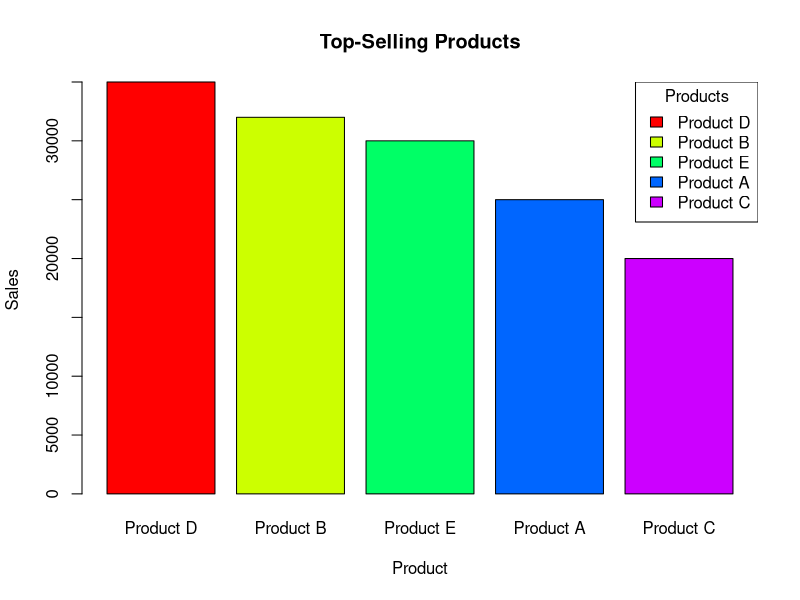

This chart was generated by the following R code:
# Sample data (replace with your actual data)
Product <- c("Product A", "Product B", "Product C", "Product D", "Product E")
Sales <- c(25000, 32000, 20000, 35000, 30000)

# Create a data frame
product_sales <- data.frame(Product, Sales)

# Sort the data frame by sales in descending order to get top-selling products
product_sales <- product_sales[order(product_sales$Sales, decreasing = TRUE), ]

# Create the bar chart
bar_colors <- rainbow(nrow(product_sales))
barplot(product_sales$Sales, names.arg = product_sales$Product, col = bar_colors, 
        xlab = "Product", ylab = "Sales", main = "Top-Selling Products")

# Label the chart elements
legend("topright", legend = product_sales$Product, fill = bar_colors, title = "Products")
